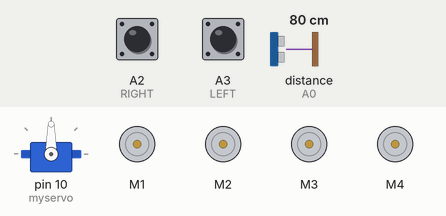
Recording of a sketch running on a simulated Arduino Uno, built with avr-gcc and run on an emulated ATmega328P. Parts: servo, 4 × DC motor (green arrow = forward, orange = backward, longer = faster). Inputs (shaded band) come from the test bench; at power-on: A2 (RIGHT) LOW, A3 (LEFT) LOW, distance to the obstacle (sensor on A0) 80 cm. The echo pulse lasts 58.3 µs per cm.

Above: at 6.6 s.
6.7 s: A2 (RIGHT) pulled HIGH for 0.15 s
At 6.8 s:
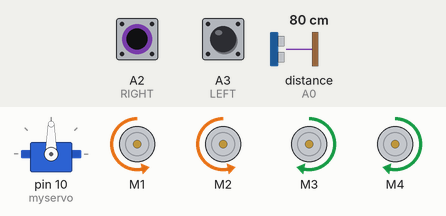
8.3 s: A3 (LEFT) pulled HIGH for 0.15 s
At 8.39 s:
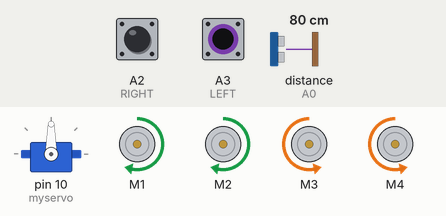
9.9 s: A3 (LEFT) pulled HIGH for 3.2 s
At 13.5 s:
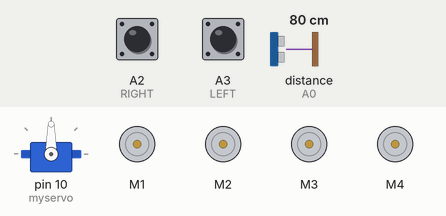
14.6 s: A2 (RIGHT) pulled HIGH for 3.2 s
At 15.9 s:
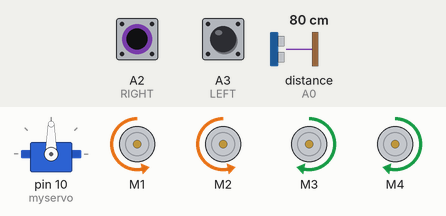
Timing chart, 0 to 19.3 s (numbered marks = the images above; inputs shaded):
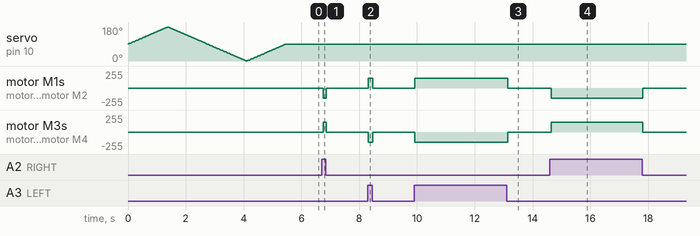

The sketch:

FollowMeRobot.ino
```cpp
#include <AFMotor.h>
#include <NewPing.h>
#include <Servo.h>

// Sensor Pins
#define RIGHT A2
#define LEFT A3
#define TRIGGER_PIN A1
#define ECHO_PIN A0
#define MAX_DISTANCE 100

// Initialize Ultrasonic Sensor
NewPing sonar(TRIGGER_PIN, ECHO_PIN, MAX_DISTANCE);

// Initialize Motors via L293D Shield
AF_DCMotor Motor1(1, MOTOR12_1KHZ);
AF_DCMotor Motor2(2, MOTOR12_1KHZ);
AF_DCMotor Motor3(3, MOTOR34_1KHZ);
AF_DCMotor Motor4(4, MOTOR34_1KHZ);

Servo myservo;
int pos = 0;

void setup() {
  Serial.begin(9600);

  // Attach Servo to pin 10
  myservo.attach(10);

  // Servo Initialization Sweep (Look Left to Right)
  for(pos = 90; pos <= 180; pos += 1) {
    myservo.write(pos);
    delay(15);
  }
  for(pos = 180; pos >= 0; pos -= 1) {
    myservo.write(pos);
    delay(15);
  }
  for(pos = 0; pos <= 90; pos += 1) {
    myservo.write(pos);
    delay(15);
  }

  // Set IR pins as inputs
  pinMode(RIGHT, INPUT);
  pinMode(LEFT, INPUT);
}

void loop() {
  delay(50);

  // Read distance from Ultrasonic Sensor
  unsigned int distance = sonar.ping_cm();

  // Read values from IR Sensors
  int Right_Value = digitalRead(RIGHT);
  int Left_Value = digitalRead(LEFT);

  // --- Following Logic ---

  // Target is straight ahead
  if((Right_Value == 1) && (Left_Value == 1)) {
    if(distance > 1 && distance < 15) {
      // Too close, stop moving
      stopRobot();
    } else if(distance >= 15 && distance <= 35) {
      // Target in range, move forward
      moveForward();
    }
  }
  // Target is drifting to the Right
  else if((Right_Value == 0) && (Left_Value == 1)) {
    turnRight();
  }
  // Target is drifting to the Left
  else if((Right_Value == 1) && (Left_Value == 0)) {
    turnLeft();
  }
  // Target is lost or completely out of bounds
  else if((Right_Value == 0) && (Left_Value == 0)) {
    stopRobot();
  }
}

// --- Movement Helper Functions ---

void moveForward() {
  Motor1.setSpeed(150); Motor1.run(FORWARD);
  Motor2.setSpeed(150); Motor2.run(FORWARD);
  Motor3.setSpeed(150); Motor3.run(FORWARD);
  Motor4.setSpeed(150); Motor4.run(FORWARD);
}

void turnRight() {
  Motor1.setSpeed(150); Motor1.run(FORWARD);
  Motor2.setSpeed(150); Motor2.run(FORWARD);
  Motor3.setSpeed(150); Motor3.run(BACKWARD);
  Motor4.setSpeed(150); Motor4.run(BACKWARD);
}

void turnLeft() {
  Motor1.setSpeed(150); Motor1.run(BACKWARD);
  Motor2.setSpeed(150); Motor2.run(BACKWARD);
  Motor3.setSpeed(150); Motor3.run(FORWARD);
  Motor4.setSpeed(150); Motor4.run(FORWARD);
}

void stopRobot() {
  Motor1.setSpeed(0); Motor1.run(RELEASE);
  Motor2.setSpeed(0); Motor2.run(RELEASE);
  Motor3.setSpeed(0); Motor3.run(RELEASE);
  Motor4.setSpeed(0); Motor4.run(RELEASE);
}
```

Measured:
- after the input at 6.7 s, motor M1, motor M2: stopped → backward 150/255 after 0.05 s, → stopped 0.11 s later; motor M3, motor M4: stopped → forward 150/255 after 0.05 s, → stopped 0.11 s later
- after the input at 8.3 s, motor M1, motor M2: stopped → forward 150/255 at once, → stopped 0.17 s later; motor M3, motor M4: stopped → backward 150/255 at once, → stopped 0.17 s later
- after the input at 9.9 s, motor M1, motor M2: stopped → forward 150/255 at once, → stopped 3.2 s later; motor M3, motor M4: stopped → backward 150/255 at once, → stopped 3.2 s later
- after the input at 14.6 s, motor M1, motor M2: stopped → backward 150/255 at once, → stopped 3.2 s later; motor M3, motor M4: stopped → forward 150/255 at once, → stopped 3.2 s later
